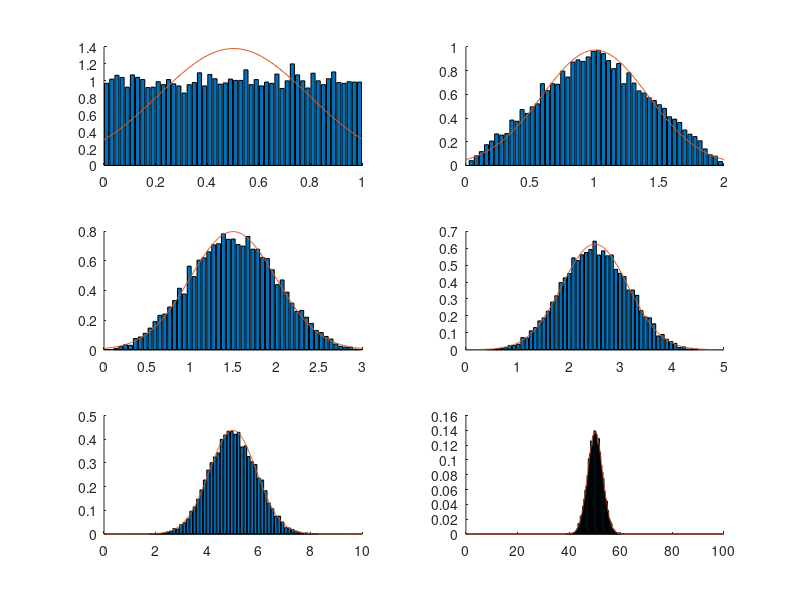

Write the MATLAB code that produced this figure.
clear all;
close all;

trials = 10000;

Nvec=[1 2 3 5 10 100];

y = zeros(length(Nvec),trials);

for i=1:length(Nvec)
    for j=1:Nvec(i)
        y(i,:)=y(i,:)+rand([1 trials]);
    end
        ymean(i) = mean(y(i,:));
        yvar(i) = var(y(i,:));
        ystd(i) = std(y(i,:));
end

figure(1);
for i=1:length(Nvec)
    subplot(3,2,i);
    [yout xout] = hist(y(i,:),50);
    area = sum(yout)*(xout(2)-xout(1));
    hold on;
    bar(xout,yout/area);
    X=0:.01:Nvec(i);
    plot(X, normpdf(X,ymean(i),ystd(i)));
    hold off;
end

ymean
ystd
yvar